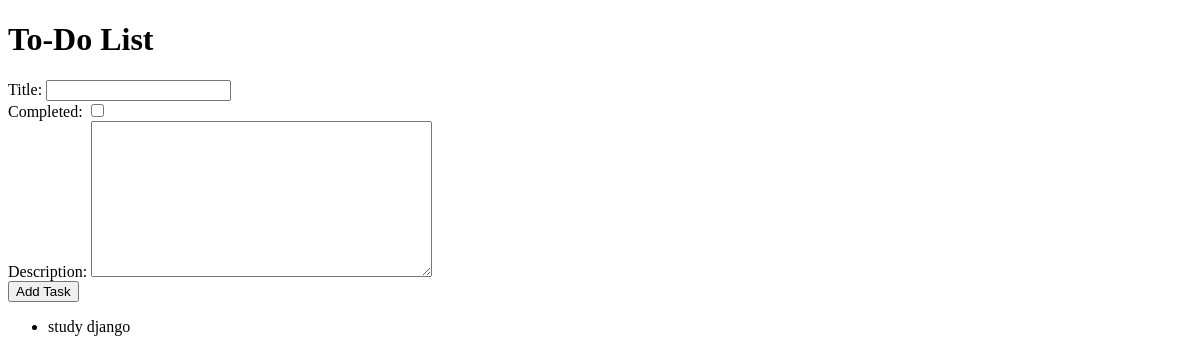
The app's page /, older data.
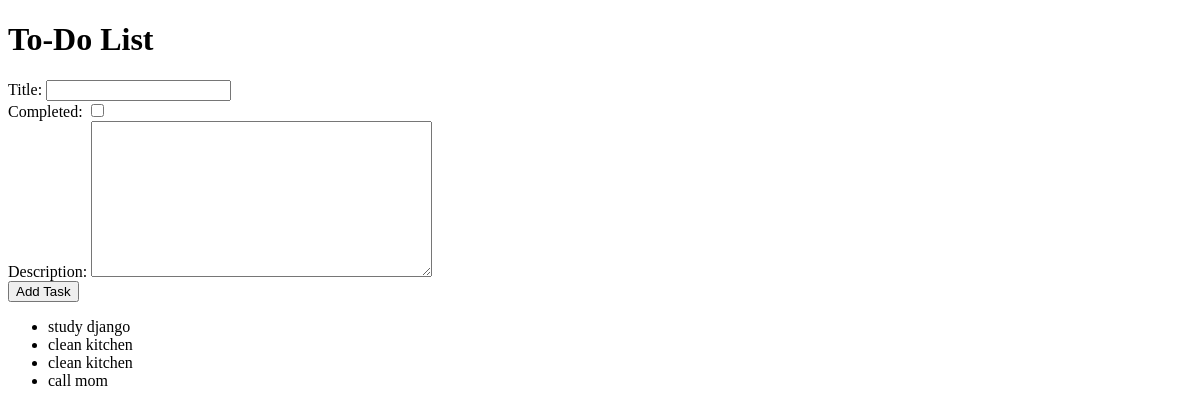
The same page, newer data.
### todo/models.py (models this page shows, shortened)
class Task(models.Model):
    title = models.CharField(max_length=200)
    completed = models.BooleanField(default=False)
    description = models.TextField()
    due_date = models.DateField(null=True, blank=True)
    priority = models.IntegerField(default=0)
    progress = models.FloatField(default=0.0)

### todo/views.py (the view)
# urls.py: path('' , views.home, name='home'),
def home(request):
    tasks = Task.objects.all()
    if request.method == 'POST':
        form = TaskForm(request.POST)
        if form.is_valid():
            form.save()
            return redirect('home')
    else:
        form = TaskForm()
    return render(request, 'home.html', {'tasks': tasks, 'form': form})

### todo/forms.py
class TaskForm(forms.ModelForm):
    class Meta:
        model = Task
        fields = ['title', 'completed', 'description']

### todo/templates/home.html (shortened to what this page needs)
<!DOCTYPE html>
<html lang="en">
<head>
</head>
<body>
  <h1>To-Do List</h1>
  <form method="post">
    {{ form }}
    <button type="submit">Add Task</button>
  </form>
  <ul>
    {% for task in tasks %}
      <li>{{ task.title }}</li>
    {% empty %}
      <li>No tasks yet!</li>
    {% endfor %}
  </ul>
</body>
</html>

Row changes from the older to the newer data that the page shows:
added Task: title "clean kitchen"
added Task: title "clean kitchen"
added Task: title "call mom"
